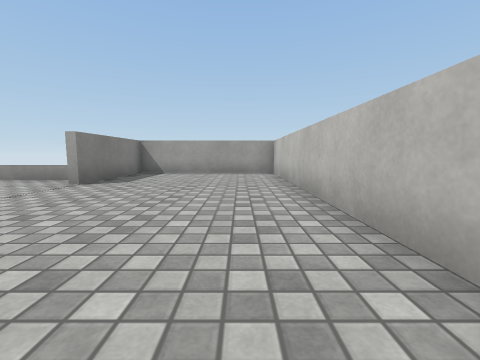
view 1 (above)

14 first-person views from a walk through a scene from a Unity 3-D project. The camera is 0.68 m above the floor, tilts 6° down and sees 90° across. The floor is counted in squares, 1 m on a side. Each view is taken from the middle of a square. On the plan, view 1 faces up. The plan holds only what a view shows up to about 9 squares ahead; the rest is blank. The player is left out. Surface patterns are stand-ins for the level's own textures.

view 2
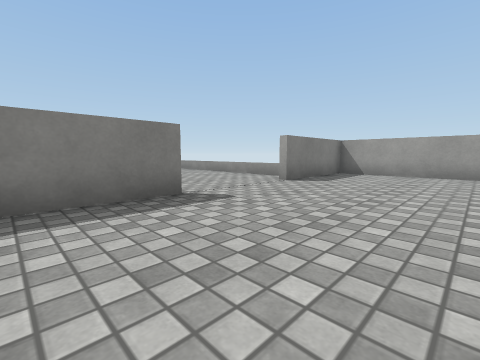

view 3
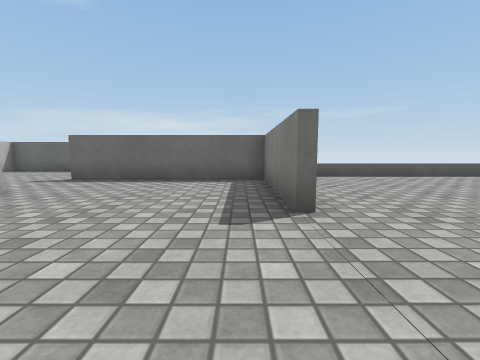

view 4
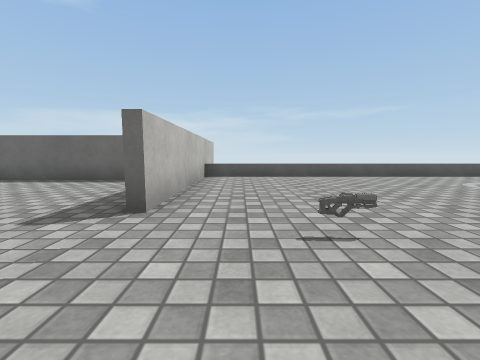

view 5
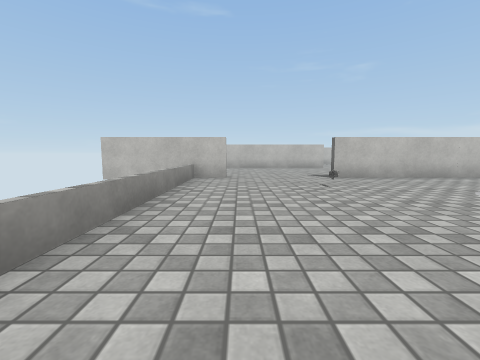

view 6
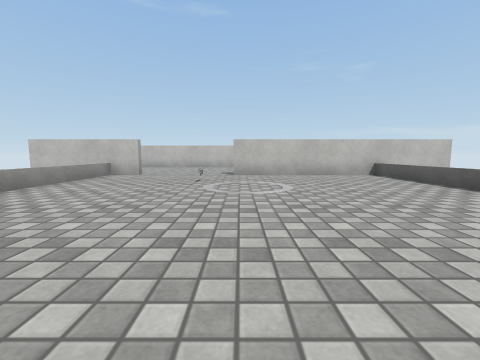

view 7
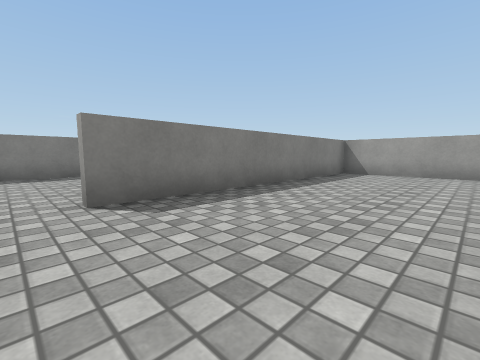

view 8
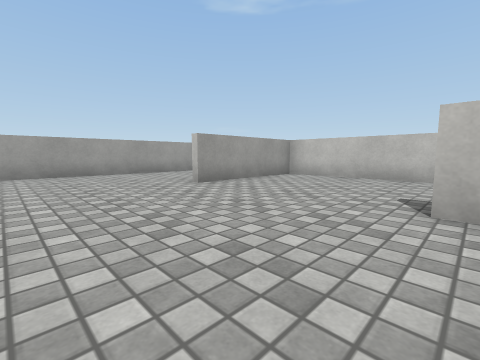

view 9
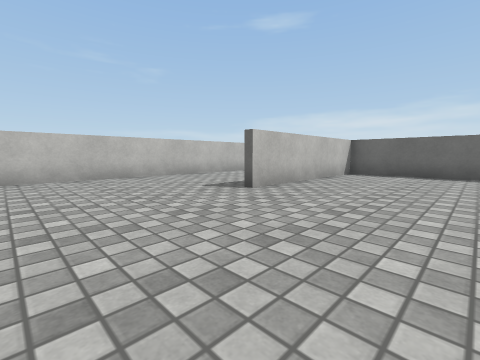

view 10
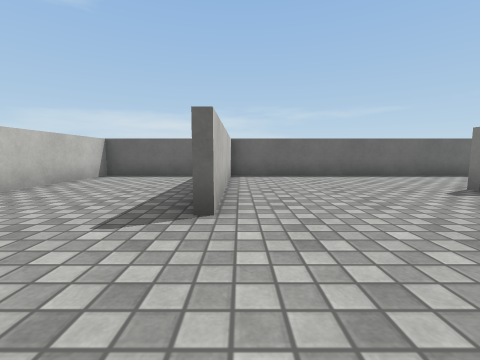

view 11
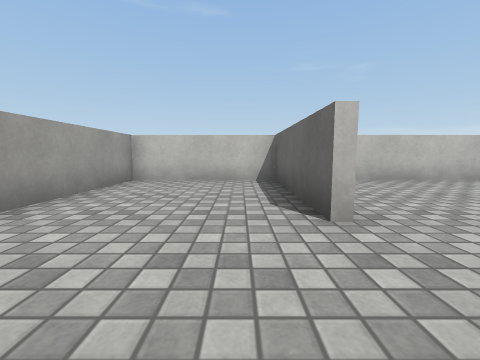

view 12
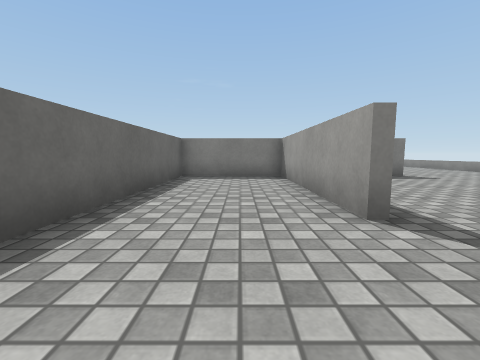

view 13
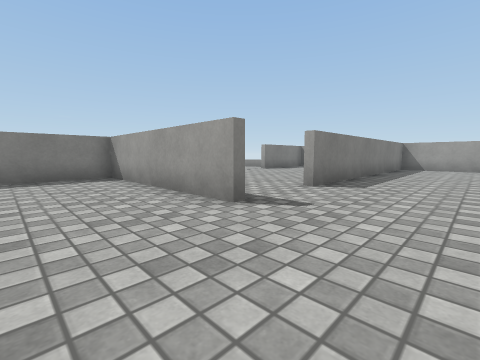

view 14
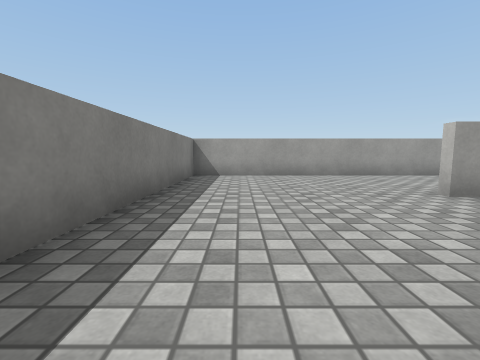

### Floor plan
Points are (right, up) in squares from view 1. A wall is a line through its corners. A room is listed if a view was taken in it or the views show most of it. See-through windows are left out.
Room 1 (views 1, 2, 3, 4, 5, 6)
walls: (-3.7, 2.2) (-3.7, -1.4) (0.4, -1.4); (-3.9, 5.4) (-3.9, 9.1); (-3.9, -5.1) (-3.9, 2.2); (1.2, 0.8) (1.2, 8.8) (-3.7, 8.8) (-3.7, 5.4)
low walls: (-3.9, 6.4) (-9.8, 6.4); (-12.6, -2.5) (-3.9, -2.5)
ways out: opening at (1, 0) to room 2
objects: other object (-6, 3)
Room 2 (views 7, 8, 9, 10, 11, 12, 13, 14)
walls: (6.4, 5.1) (10.4, 5.1) (10.4, 8.8) (1.5, 8.8) (1.5, 0.8); (1.6, -1.7) (-3.7, -1.7) (-3.7, -4.9) (6.3, -4.9) (6.3, 0.4); (0.4, -1.4) (1.6, -1.4); (7.5, -4.9) (10.4, -4.9) (10.4, 4.8) (6.4, 4.8)
ways out: opening at (1, 0) to room 1

Where each view was taken, in squares from view 1:
view 1: 0 up, 0 right, facing up
view 2: 0 up, 0 right, facing up-left
view 3: 5 up, 3 left, facing down
view 4: 5 up, 5 left, facing down
view 5: 5 up, 11 left, facing right
view 6: 2 up, 12 left, facing right
view 7: 0 up, 5 right, facing up-left
view 8: 0 up, 3 right, facing up-right
view 9: 4 up, 3 right, facing down-right
view 10: 3 up, 6 right, facing down
view 11: 6 up, 4 right, facing right
view 12: 3 down, 4 right, facing left
view 13: 4 down, 4 right, facing up-left
view 14: 1 up, 3 right, facing up
